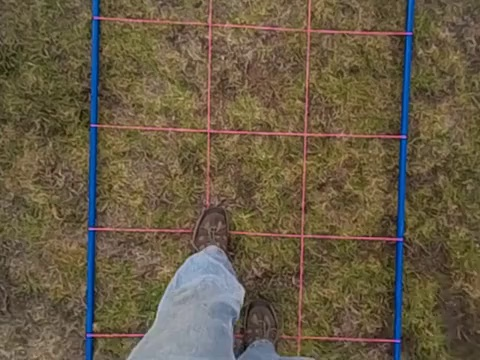
#> input picture testImage_15.jpg, 480 x 360 px
$ python houghTest.py
#> lines starting #> are read from the running program, lines starting #| are printed output that depends on the picture; after the words box and inside, x2 and y2 are one past the last pixel; in counts of white or black regions, pixels touching at a corner belong together
import helperFunctions as hp
import numpy as np
import cv2

img = cv2.imread("testImage_15.jpg")
#> img is the input picture: shape (360, 480, 3); mean B, G, R 68.9, 91.1, 103.7
#hp.applyHoughTransform(img)
gray = cv2.cvtColor(img, cv2.COLOR_BGR2GRAY)
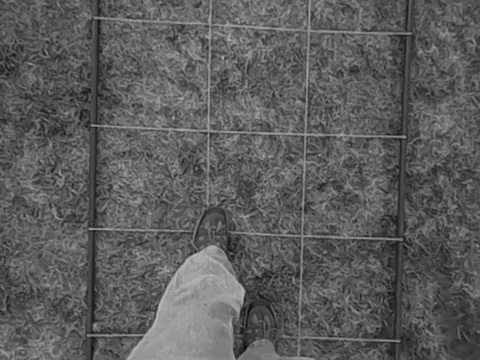
#> gray: shape (360, 480); min 8, max 195, mean 92.4
hsv_img = cv2.cvtColor(img, cv2.COLOR_BGR2HSV)
#> hsv_img: shape (360, 480, 3); mean H, S, V 28.2, 108.2, 108.8
# set green and red channels to 0
if False:
    blue = img.copy()
    blue[:, :, 1] = 0
    blue[:, :, 2] = 0
    red = img.copy()
    red[:, :, 0] = 0
    red[:, :, 1] = 0

# create hue img
hue = hsv_img.copy()
hue[:, :, 1] = 255
#> hue: shape (360, 480, 3); mean H, S, V 28.2, 255, 108.8
hue[:, :, 2] = 127
#> hue: shape (360, 480, 3); mean H, S, V 28.2, 255, 127


#cv2.imshow("blue,", blue)
#cv2.imshow("red,", red)
cv2.imshow("hue", cv2.cvtColor(hue, cv2.COLOR_HSV2BGR))
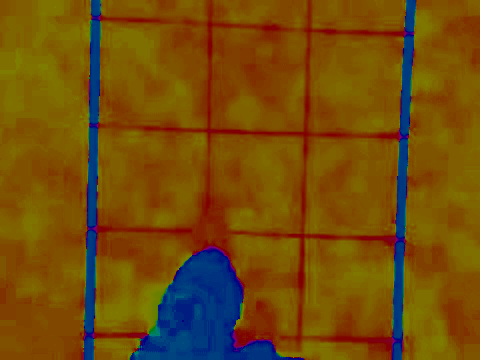
#> window 'hue': shape (360, 480, 3); mean B, G, R 11.9, 76.8, 115.3

#edges = cv2.Canny(gray, 50, 150, apertureSize=3)
edges = cv2.Canny(hue, 100, 150, apertureSize=5)
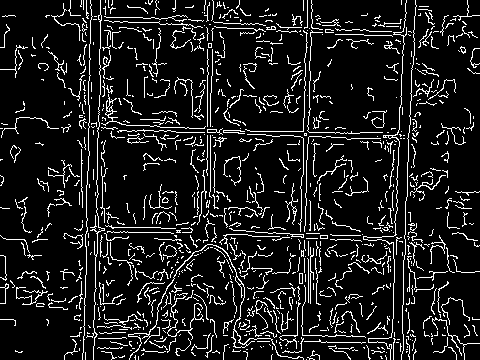
#> edges: shape (360, 480); 11.1% white in thin lines or dots

cv2.imshow("edges", edges)
#blue_edges = cv2.Canny(blue, 50, 150, apertureSize=3)
#cv2.imshow("blue edges,", blue_edges)

lines = cv2.HoughLines(edges, 1, np.pi / 180, 150)
#> lines = [[207, 0], [90, 0.0175], [125, 1.61], [100, 0.0175], [413, 0.0349], [312, 0.0349], [308, 0.0349], [403, 0.0349], [15, 1.62], [227, 1.61], [11, 1.62], [121, 1.61]]
#print(lines)
if lines is not None:
    for arr in lines:
        #print("Array at 0:")
        #print(arr)
        rho = arr[0][0]
        theta = arr[0][1]
        a = np.cos(theta)
        b = np.sin(theta)
        x0 = a * rho
        y0 = b * rho
        x1 = int(x0 + 1000 * (-b))
        y1 = int(y0 + 1000 * (a))
        x2 = int(x0 - 1000 * (-b))
        y2 = int(y0 - 1000 * (a))

        cv2.line(img, (x1, y1), (x2, y2), (0, 0, 255), 2)
#> this loop made 12 passes
#> (rho, theta, a, b, x0, y0, x1, y1) on passes 1 to 12: (207, 0, 1, 0, 207, 0, 207, 1000), (90, 0.0175, 1, 0.0175, 89.99, 1.57, 72, 1001), (125, 1.61, -0.0349, 0.999, -4.36, 124.9, -1003, 90), (100, 0.0175, 1, 0.0175, 99.98, 1.75, 82, 1001), (413, 0.0349, 0.999, 0.0349, 412.7, 14.41, 377, 1013), (312, 0.0349, 0.999, 0.0349, 311.8, 10.89, 276, 1010), (308, 0.0349, 0.999, 0.0349, 307.8, 10.75, 272, 1010), (403, 0.0349, 0.999, 0.0349, 402.8, 14.06, 367, 1013), (15, 1.62, -0.0523, 0.999, -0.785, 14.98, -999, -37), (227, 1.61, -0.0349, 0.999, -7.92, 226.9, -1007, 191), (11, 1.62, -0.0523, 0.999, -0.576, 10.98, -999, -41), (121, 1.61, -0.0349, 0.999, -4.22, 120.9, -1003, 86)
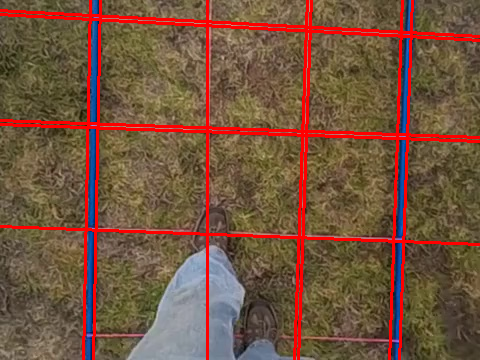
#> img: shape (360, 480, 3); 8.36% of pixels changed, all inside (x1, y1, x2, y2) = (0, 0, 480, 360)
cv2.imshow("hough", img)
cv2.waitKey()

$ run again, with testImage_0.jpg copied over testImage_15.jpg
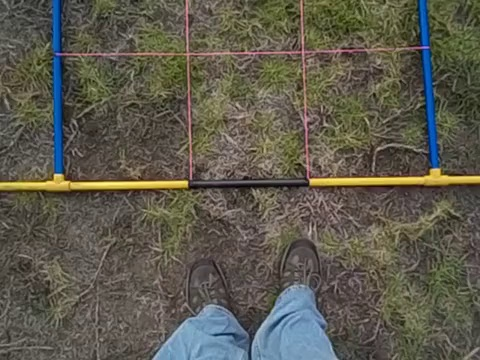
#> input picture testImage_0.jpg, 480 x 360 px
#> img is the input picture: shape (360, 480, 3); mean B, G, R 78, 90.4, 93.3
#> hsv_img: shape (360, 480, 3); mean H, S, V 29.9, 66.5, 99.3
#> `edges = cv2.Canny(hue, 100, 150, apertureSize=5)`:
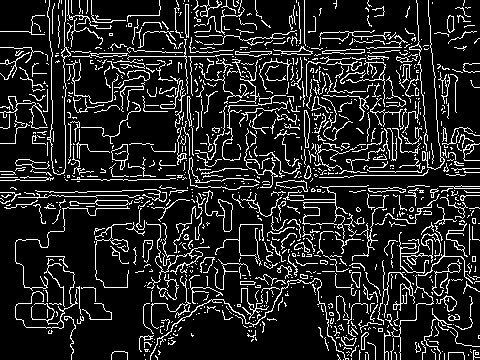
#> edges: shape (360, 480); 13.9% white in thin lines or dots
#> lines = [[197, 1.55], [178, 1.55], [59, 1.55], [56, 1.57], [287, 1.57], [175, 1.57], [192, 1.55], [195, 1.57], [31, 1.57], [47, 1.62]]
#> the loop `for arr in lines: #print("Array at 0:")` made 10 passes
#> (rho, theta, a, b, x0, y0, x1, y1) on passes 1 to 8: (197, 1.55, 0.0175, 1, 3.44, 197, -996, 214), (178, 1.55, 0.0175, 1, 3.11, 178, -996, 195), (59, 1.55, 0.0175, 1, 1.03, 58.99, -998, 76), (56, 1.57, -4.37e-08, 1, -2.45e-06, 56, -1000, 55), (287, 1.57, -4.37e-08, 1, -1.25e-05, 287, -1000, 286), (175, 1.57, -4.37e-08, 1, -7.65e-06, 175, -1000, 174), (192, 1.55, 0.0175, 1, 3.35, 192, -996, 209), (195, 1.57, -4.37e-08, 1, -8.52e-06, 195, -1000, 194)
#> after the loop `for arr in lines:`:
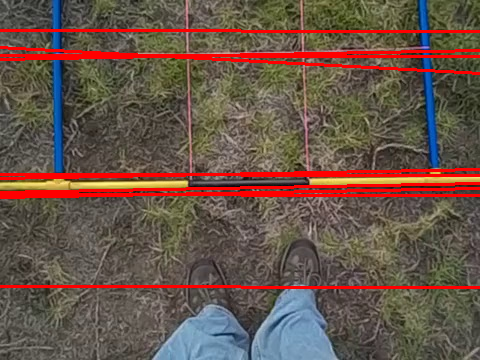
#> img: shape (360, 480, 3); 7.52% of pixels changed, all inside (x1, y1, x2, y2) = (0, 29, 480, 289)
